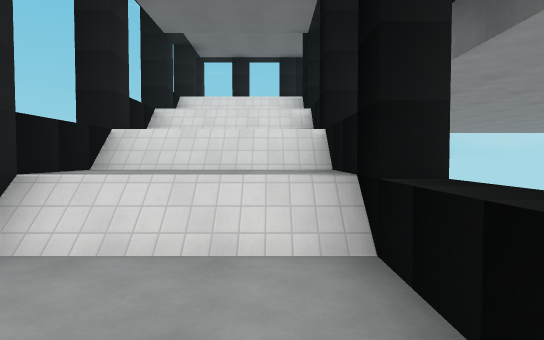
[1] (above)

16 first-person views from a walk through a Godot game level. The camera is 1.4 m above the floor, tilts 2° down and sees 75° across. The floor is counted in squares, 2 m on a side. Each view is taken from the middle of a square. On the plan, view 1 faces up. The plan holds only what a view shows up to about 11 squares ahead; the rest is blank. The place goes on beyond the plan. Some surface patterns are stand-ins.

[2]
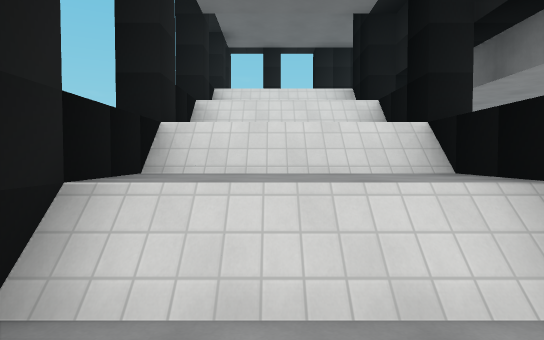

[3]
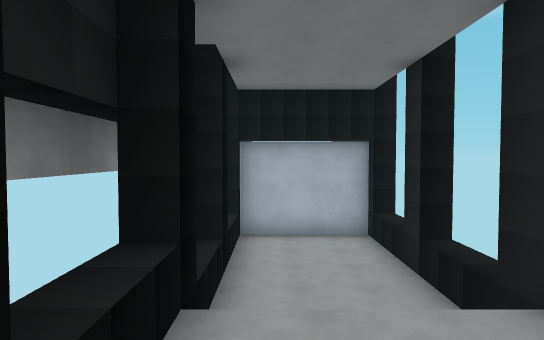

[4]
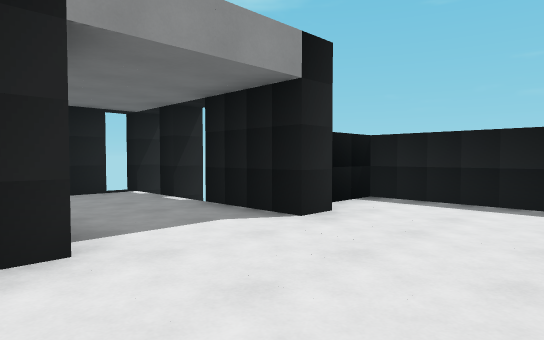

[5]
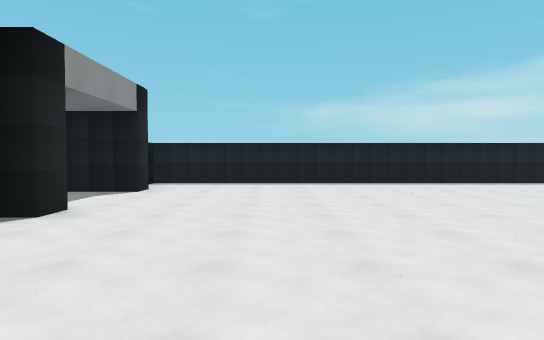

[6]
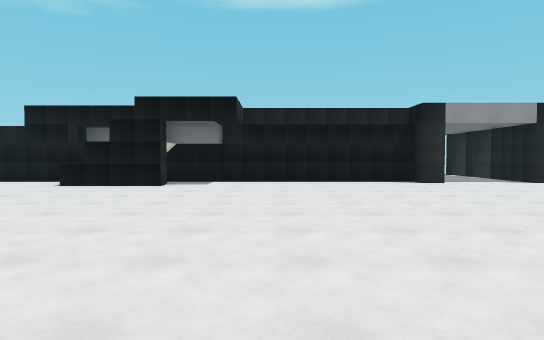

[7]
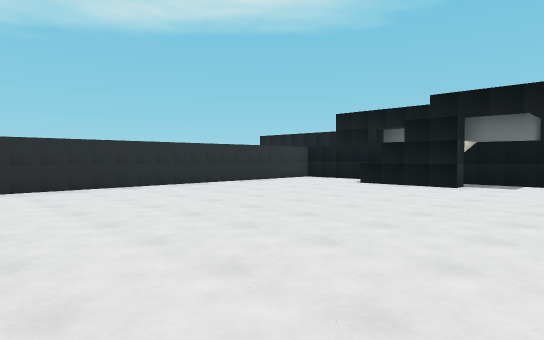

[8]
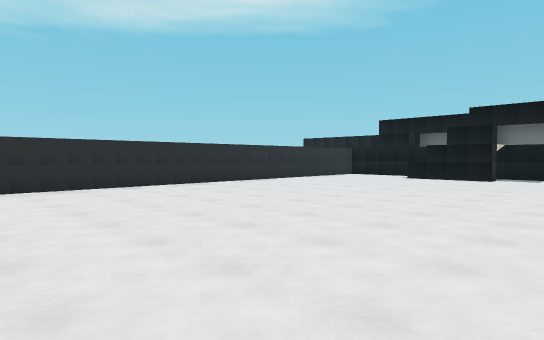

[9]
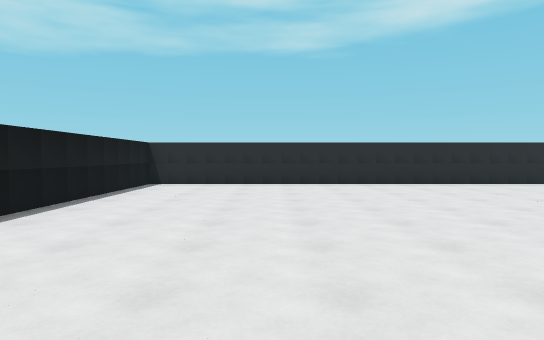

[10]
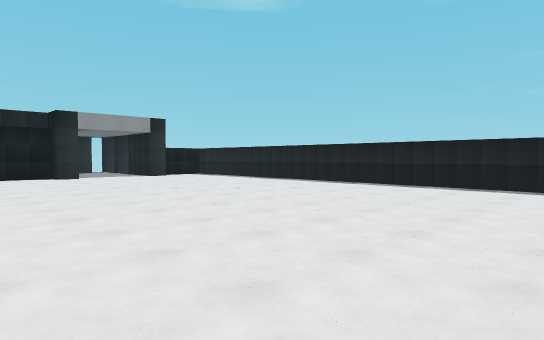

[11]
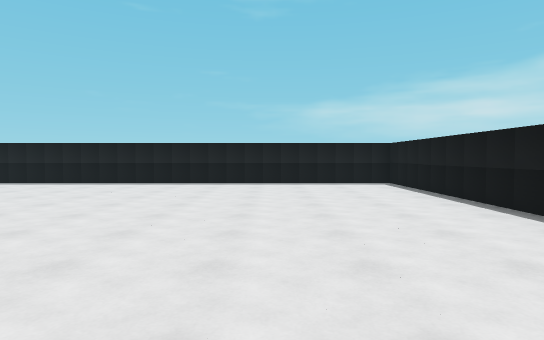

[12]
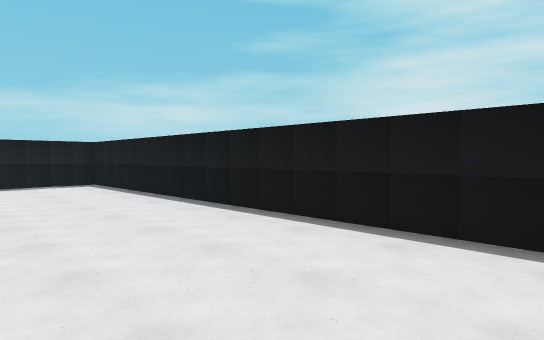

[13]
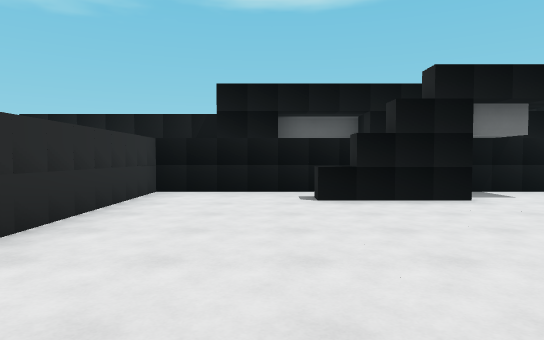

[14]
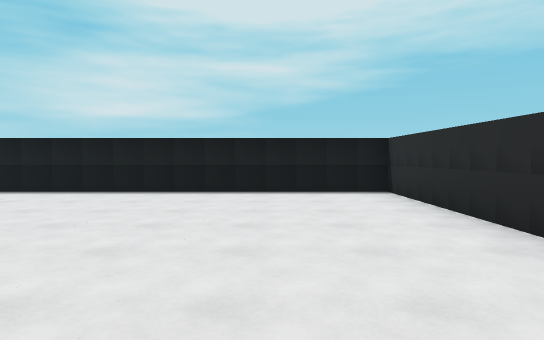

[15]
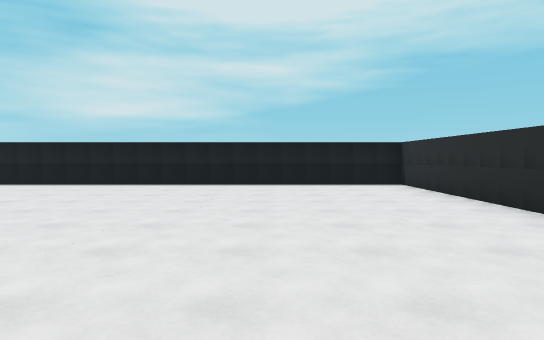

[16]
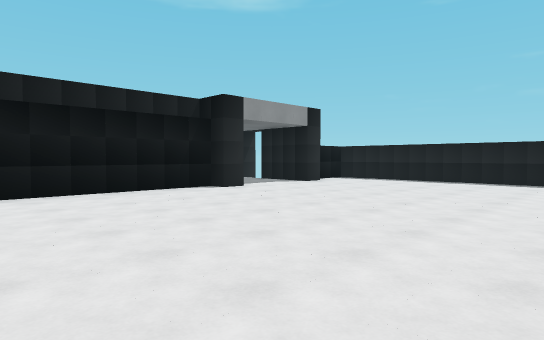

### Floor plan
Key: @ floor where view 1 was taken; # wall or solid block; x gap in a wall; . main floor; - floor 4.5 m lower than the main floor; / step, stairs or slope; = window, fence, low wall or low ledge; ^ raised ledge.
Columns run from 3 left of view 1 to 19 right of it. Each row starts with its distance up from view 1.
 14     ###################
 13     #.................#
 12 # x ##................#
 11 x.....................#
 10 x.....................#
  9  .....................#
  8 #///##................#
  7  ///#.................#
  6 #///=.................#
  5 x///#.................#
  4  ///=.................#
  3 #///#.................#
  2 ^---^.................#
  1 ^---=##...............#
  0 #--@#/#...............#
 -1 ^---^.^...............#
 -2 #---#.................#
 -3 #####.................#
 -4     #.................#
 -5     ###################

Where each view was taken, in squares from view 1:
view 1: 0 up, 0 right, facing up
view 2: 1 up, 1 left, facing up
view 3: 6 up, 0 right, facing down
view 4: 8 up, 5 right, facing up-left
view 5: 4 up, 5 right, facing up
view 6: 4 up, 12 right, facing left
view 7: 4 up, 12 right, facing down-left
view 8: 4 up, 15 right, facing down-left
view 9: 5 up, 15 right, facing down
view 10: 5 up, 15 right, facing up-left
view 11: 4 up, 15 right, facing up
view 12: 4 up, 15 right, facing up-right
view 13: 2 down, 9 right, facing left
view 14: 2 down, 11 right, facing right
view 15: 1 down, 9 right, facing right
view 16: 3 up, 9 right, facing up-left
